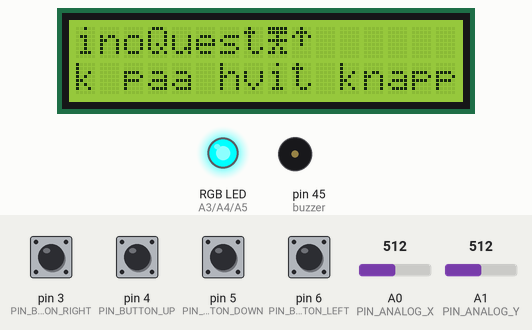
Bench run of a sketch on a simulated Arduino Mega 2560, built with avr-gcc and run on an emulated ATmega2560. Parts: 16×2 character LCD, an RGB LED mixed from three pins (HIGH = lit), buzzer (waves = sounding). Inputs (shaded band) come from the test bench; at power-on: pin 3 (PIN_BUTTON_RIGHT), pin 4 (PIN_BUTTON_UP), pin 5 (PIN_BUTTON_DOWN), pin 6 (PIN_BUTTON_LEFT) HIGH, A0 (PIN_ANALOG_X) = 512, A1 (PIN_ANALOG_Y) = 512. What the sketch prints to the serial monitor is not drawn.

Above: at 1.2 s.
1.3 s: pin 5 (PIN_BUTTON_DOWN) pulled LOW for 0.15 s
At 1.9 s:
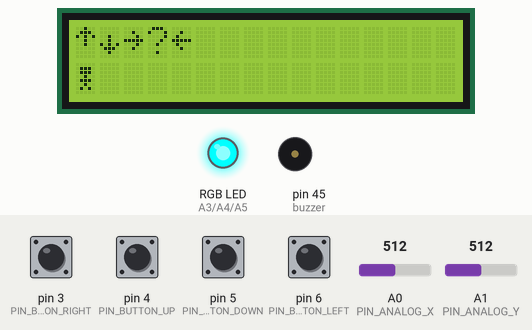
2.9 s: pin 6 (PIN_BUTTON_LEFT) pulled LOW for 0.15 s
At 3.25 s:
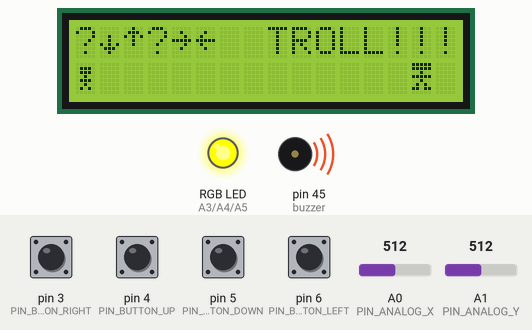
3.6 s: pin 4 (PIN_BUTTON_UP) pulled LOW for 0.15 s
At 3.87 s:
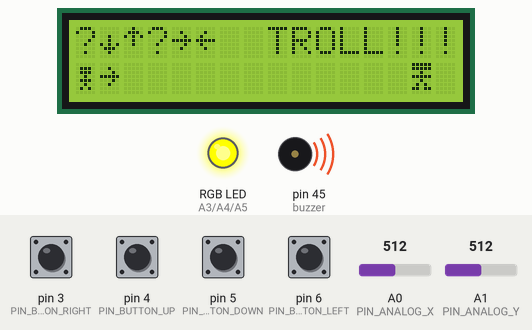
4.3 s: A0 (PIN_ANALOG_X) set to 1010
6.8 s: A1 (PIN_ANALOG_Y) set to 0
9.8 s: A0 (PIN_ANALOG_X) set to 543
11.3 s: A0 (PIN_ANALOG_X) set to 516
At 13.5 s:
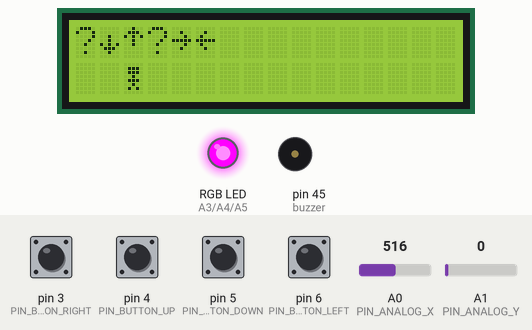
Timing chart, 0 to 14.3 s (numbered marks = the images above; inputs shaded):
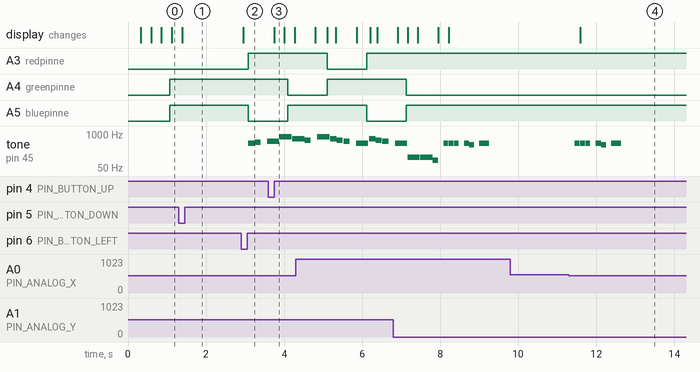

Measured:
- after the input at 1.3 s, A3 (redpinne): stays LOW (without the input it goes to HIGH after 0.78 s); A5 (bluepinne): stays HIGH (without the input it goes to LOW after 0.78 s); tone on pin 45 (buzzer): stops changing and stays silent; the display: changes after 0.08 s (image 1)
- after the input at 2.9 s, A3 (redpinne): LOW → HIGH after 0.18 s; A5 (bluepinne): HIGH → LOW after 0.18 s; tone on pin 45 (buzzer): silent → 440 Hz after 0.18 s, → 494 Hz 0.16 s later, → silent 0.16 s later, → 523 Hz 0.16 s later; the display: changes after 0.06 s (image 2)
- after the input at 3.6 s, the display: changes after 0.15 s (image 3)
- after the input at 9.8 s, every drawn part: stays the same
- after the input at 11.3 s, tone on pin 45 (buzzer): plays 440 Hz for 0.13 s, 440 Hz for 0.13 s, 440 Hz for 0.13 s, 440 Hz for 0.14 s, 392 Hz for 0.13 s, 440 Hz for 0.25 s, starting after 0.15 s; the display: changes after 0.29 s (image 4)

The sketch:

ArduinoQuest.ino
```cpp
#include <LiquidCrystal.h>
#include "pitches.h"

//Lyd
int buzzer = 45; // pinne til piezzo buzzer

unsigned int lydrett[] = {0, NOTE_A4, NOTE_A4, NOTE_A4, NOTE_A4, NOTE_G4, NOTE_A4};
int noteLengder1[] = {16, 8, 8, 8, 4, 8, 4};

unsigned int lydfeil[] = {0, NOTE_D4, NOTE_CS4, NOTE_C4, NOTE_B3, NOTE_AS3};
int noteLengder2[] = {8, 4, 4, 4, 4, 4};

unsigned int lydintro[] = {0, NOTE_A4, NOTE_B4, NOTE_C5, NOTE_G5, NOTE_E5, NOTE_E5, NOTE_D5, NOTE_G5, NOTE_E5, NOTE_D5, NOTE_C5, NOTE_A4, NOTE_E5, NOTE_D5,
                           NOTE_C5, NOTE_A4, NOTE_C3, NOTE_C3, NOTE_G2, NOTE_G2, NOTE_G5, NOTE_E5, NOTE_E5, NOTE_D5, NOTE_G5, NOTE_E5, NOTE_D5, NOTE_G5, NOTE_E5, NOTE_D5, NOTE_C5, NOTE_F5, NOTE_E5, NOTE_D5, NOTE_C5};
int noteLengder3[] = {1, 8, 8, 4, 4, 4, 8, 8, 4, 4, 8, 8, 4, 4, 8, 8, 4, 4, 4, 4, 4, 4, 4, 8, 8, 4, 8, 8, 4, 4, 8, 8, 4, 4, 2, 4};

unsigned long lydTidSist;
unsigned long lydTidStans;

int noteCounter1, noteCounter2, noteCounter3;

enum SpillSang
{
  ingen,
  spillIntro,
  spillRett,
  spillGalt
};

//RGB:
int redpinne = A3;
int greenpinne = A4;
int bluepinne = A5;

enum FargeRGB
{
  TURKIS,
  GUL,
  LILLA,
  OFF
};
unsigned long LedLysTidSistOppdatert;
int fargeTeller = 0;

LiquidCrystal lcd(23, 25, 27, 29, 31, 33);

//JoystickShield:
// Select button is triggered when joystick is pressed
const byte PIN_BUTTON_SELECT = 2;
const byte PIN_BUTTON_RIGHT = 3;
const byte PIN_BUTTON_UP = 4;
const byte PIN_BUTTON_DOWN = 5;
const byte PIN_BUTTON_LEFT = 6;

const byte PIN_ANALOG_X = 0;
const byte PIN_ANALOG_Y = 1;

//Et spørsmål inneholder: Spørsmål, 4 svaralternativer, og et av de rett svar:
//struct Oppgave {
//  char oppgaveTekst[11];
//  const char* valg[4];
//  int rettSvar;
//};

enum Direction
{
  finish = 0,
  right,
  left,
  up,
  down,
  troll,
  spm,
  stille
};

//Karakterene
byte MainCharacter[8] = {
    B00000,
    B01110,
    B01110,
    B00100,
    B01110,
    B00100,
    B01010,
};

byte Troll[8] = {
    B11111,
    B11111,
    B00100,
    B11111,
    B00100,
    B01010,
    B11011,
};

byte Up[8] = {
    B00100,
    B01110,
    B10101,
    B00100,
    B00100,
    B00000,
    B00000,
};

byte Down[8] = {
    B00000,
    B00000,
    B00100,
    B00100,
    B10101,
    B01110,
    B00100,
};

byte Left[8] = {
    B00000,
    B00100,
    B01000,
    B11111,
    B01000,
    B00100,
    B00000,
};

byte Right[8] = {
    B00000,
    B00100,
    B00010,
    B11111,
    B00010,
    B00100,
    B00000,
};

enum Character
{
  rightImg,
  leftImg,
  upImg,
  downImg,
  heroImg,
  trollImg,
  blackImg
};

enum Spilltilstand
{
  neutral,
  tapt,
  vunnet
};

Direction requiredMoves[11] = {up, down, right, troll, left, finish};

//Oppgave o1 = { { "1+1= "}, {"1", "2", "3", "4"}, 1 };
//Oppgave o2 = { {"1+2= "}, {"1", "2", "3", "4"}, 2 };
//Oppgave o3 = { { "1+3= "}, {"1", "2", "3", "4"}, 3 };
//Oppgave o4 = { {"2+2= "}, {"1", "2", "3", "4"}, 3 };
//Oppgave o[] = { o1, o2, o3, o4 };

//Tiden lest nå:
unsigned long lastUpdate;

unsigned long startLesInputTid;

//For troll og spm:
// Tidene i funksjonene resettes hver gang posisjonene økes/skjerm endres?
unsigned long startTrollTid;
unsigned long startPilTid;

//Definisjonen for en tilstand. Inneholder disse verdiene:
struct GameState
{
  bool notStarted;
  bool ChallengeMode;
  int spillfigurPosition;
  int trollPosition;
  int pilPosition;
  SpillSang melodi;
  // spørsmåls array Oppgaver oppgaver[] = {}
  //Retning sier om det er en retning som skal gjøres i arrayen.
  Direction retning;
  Direction Utfordring;
  Spilltilstand tilstand;
  bool whitePressed;
  bool bluePressed;
  bool yellowPressed;
  bool redPressed;
  int x;
  int y;
};

//Spilltilstand blir lagret og hentet herfra:
GameState game = {true, false, 0, 15, 16}; // ingen, stille };

void setup()
{
  //Lager bildene av karakterene:
  lcd.createChar(heroImg, MainCharacter);
  lcd.createChar(trollImg, Troll);
  lcd.createChar(upImg, Up);
  lcd.createChar(downImg, Down);
  lcd.createChar(leftImg, Left);
  lcd.createChar(rightImg, Right);

  lcd.begin(16, 2);
  //For testing til skjerm:
  Serial.begin(9600);

  //RGB-LED:
  pinMode(redpinne, OUTPUT);
  pinMode(greenpinne, OUTPUT);
  pinMode(bluepinne, OUTPUT);

  pinMode(buzzer, OUTPUT);

  lydTidSist = millis();

  noteCounter1 = 0;
  noteCounter2 = 0;
  noteCounter3 = 0;

  LedLysTidSistOppdatert = millis();

  pinMode(PIN_BUTTON_RIGHT, INPUT);
  digitalWrite(PIN_BUTTON_RIGHT, HIGH);

  pinMode(PIN_BUTTON_LEFT, INPUT);
  digitalWrite(PIN_BUTTON_LEFT, HIGH);

  pinMode(PIN_BUTTON_UP, INPUT);
  digitalWrite(PIN_BUTTON_UP, HIGH);

  pinMode(PIN_BUTTON_DOWN, INPUT);
  digitalWrite(PIN_BUTTON_DOWN, HIGH);

  pinMode(PIN_BUTTON_SELECT, INPUT);
  digitalWrite(PIN_BUTTON_SELECT, HIGH);

  lcd.display();
  lcd.clear();
  game.retning = stille;
  game.melodi = spillIntro;

  //Husker denne tiden, som et tall.
  //Slik at man kan finne differansen til den er i rett del av programmet.Gjelder for alle.
  lastUpdate = millis();
  startLesInputTid = millis();
  startPilTid = millis();
  startTrollTid = millis();

  lcd.setCursor(0, 0);
  lcd.println("ArduinoQuest");
  lcd.setCursor(0, 1);
  lcd.println("Trykk paa hvit knapp for aa starte!");
}

void loop()
{

  LesInput();
  GameLogic();
  SpillLyd();
  KontrollerLED();
  DrawScreen();
}

void LesInput()
{
  if (game.tilstand == vunnet || game.tilstand == tapt)
  {
    return;
  }

  unsigned long startLesInputSluttTid = millis();

  Direction maGjores = requiredMoves[game.spillfigurPosition];

  game.x = analogRead(PIN_ANALOG_X);
  game.y = analogRead(PIN_ANALOG_Y);

  Serial.print("x:");
  Serial.println(game.x);

  Serial.print("y:");
  Serial.println(game.y);

  tilstanderForShield();

  if (game.notStarted)
  {
    game.retning = stille;
    game.melodi = spillIntro;
  }
  else
  {
    if (maGjores == troll || maGjores == spm)
    {
      game.ChallengeMode = true;
      game.Utfordring = maGjores;
      game.melodi = spillIntro;
    }
    else if (maGjores == finish)
    {
      game.retning = finish;

      game.ChallengeMode = false;
      game.melodi = spillIntro;

      tilstanderForShield();
    }
  }
}

//Spillets regler
void GameLogic()
{
  if (game.tilstand == vunnet || game.tilstand == tapt)
  {
    return;
  }

  if (game.retning == finish)
  {
    game.tilstand = vunnet;
    game.melodi = spillIntro;
    return;
  }

  if (game.yellowPressed && game.whitePressed == false)
  {
    TestModus();
    game.notStarted = false;
  }

  if (game.notStarted && game.whitePressed)
  {
    game.notStarted = false;
    if (game.retning == stille)
    {
      game.melodi = ingen;
    }
  }
  else if (game.ChallengeMode)
  {
    if (game.Utfordring == troll)
    {
      unsigned long trollPilTidSlutt = millis();
      if (trollPilTidSlutt - startTrollTid > 1000)
      {
        game.trollPosition--;
        startTrollTid = trollPilTidSlutt;
      }
      if (game.bluePressed && game.pilPosition == 16)
      {
        game.pilPosition = game.spillfigurPosition;
      }
      if (game.pilPosition != 16)
      {
        if ((trollPilTidSlutt - startPilTid) > 500)
        {
          game.pilPosition++;
          startPilTid = trollPilTidSlutt;
        }
      }
      // Det er teoretisk mulig at pil og troll kan krysse hverandre om det bare
      // sjekkes på trollPosition == pilPosition
      if (game.trollPosition <= game.pilPosition && game.pilPosition != 16)
      {
        game.trollPosition = 15;
        game.pilPosition = 16;
        game.spillfigurPosition++;
        game.ChallengeMode = false;
        game.melodi = spillRett;
      }
      else if (game.trollPosition == game.spillfigurPosition)
      {
        game.tilstand = tapt;
        game.ChallengeMode = false;
        Serial.println(game.melodi);
      }
    }
    else if (game.Utfordring == spm)
    {
      //Kode for spm her
    }
  }
  else
  {
    if (game.retning == requiredMoves[game.spillfigurPosition])
    {
      game.melodi = spillRett;
      game.spillfigurPosition++;
    }
    else
    {
      if (game.retning != stille)
      {
      }
    }
  }
}

//Tegner skjerm:
void DrawScreen()
{
  unsigned long currentTime = millis();
  // hvis det har gått mer enn 500 ms siden setup() sluttet
  // eller sist DrawScreen() ble kjørt.
  if (currentTime - lastUpdate > 250)
  {
    lcd.setCursor(0, 0);

    if (game.tilstand == vunnet)
    {
      lcd.println("Du har vunnet");
    }
    else if (game.tilstand == tapt)
    {
      lcd.println("Du tapte");
    }
    else
    {

      if (game.notStarted)
      {
        lcd.scrollDisplayLeft();
      }
      else if (game.ChallengeMode)
      {
        lcd.clear();
        if (game.Utfordring == spm)
        {
          lcd.setCursor(0, 0);
        }
        else if (game.Utfordring == troll)
        {
          lcd.setCursor(8, 0);
          lcd.print("TROLL!!!");
          DrawMapAndHero();
        }
      }
      else
      {
        // Vis kart
        lcd.clear();
        DrawMapAndHero();
      }
    }
    lastUpdate = currentTime;
  }
}

// Tegner kartet og figuren:
void DrawMapAndHero()
{
  for (int i = 0; i < 11; i++)
  {
    lcd.setCursor(i, 0);
    if (requiredMoves[i] != finish)
    {
      switch (requiredMoves[i])
      {
      case (right):
        WriteCharacterToScreen(rightImg, i, 0);
        break;
      case (left):
        WriteCharacterToScreen(leftImg, i, 0);
        break;
      case (up):
        WriteCharacterToScreen(upImg, i, 0);
        break;
      case (down):
        WriteCharacterToScreen(downImg, i, 0);
        break;
      default:
        lcd.print("?");
      }
    }
  }
  if (game.ChallengeMode == true && game.Utfordring == troll)
  {
    WriteCharacterToScreen(trollImg, game.trollPosition, 1);
    WriteCharacterToScreen(rightImg, game.pilPosition, 1);
  }
  WriteCharacterToScreen(heroImg, game.spillfigurPosition, 1);
}

void WriteCharacterToScreen(Character figur, int ax, int by)
{
  lcd.setCursor(ax, by);
  lcd.write(byte(figur));
}

void KontrollerLED()
{
  unsigned long ledLysTidNaa = millis();

  if (ledLysTidNaa - LedLysTidSistOppdatert > 1000)
  {
    setStatuslampe(OFF);
    if (game.ChallengeMode || game.notStarted)
    {
      setStatuslampe((FargeRGB)(fargeTeller % 3));
      fargeTeller++;
    }
    else
    {
      setStatuslampe(OFF);
    }
    if (game.retning == requiredMoves[game.spillfigurPosition])
    {
      setStatuslampe(LILLA);
    }
    else
    {
      setStatuslampe(OFF);
    }
    if (game.tilstand == tapt)
    {
      setStatuslampe(GUL);
    }
    else
    {
      setStatuslampe(OFF);
    }
    if (game.tilstand == vunnet)
    {
      setStatuslampe(TURKIS);
    }
    else
    {
      setStatuslampe(OFF);
    }
    LedLysTidSistOppdatert = ledLysTidNaa;
  }
}

//Lysets farger:
void setStatuslampe(FargeRGB lystilstand)
{
  switch (lystilstand)
  {
  case TURKIS:
    analogWrite(redpinne, 0);
    analogWrite(greenpinne, 255); //ikke 0-127 gjelder alle
    analogWrite(bluepinne, 255);
    break;
  case GUL:
    analogWrite(redpinne, 255);
    analogWrite(greenpinne, 230);
    analogWrite(bluepinne, 0);
    break;
  case LILLA:
    analogWrite(redpinne, 230);
    analogWrite(greenpinne, 0);
    analogWrite(bluepinne, 255);
    break;
  case OFF:
    break;
  }
}

void SpillLyd()
{
  unsigned long lydTidNaa = millis();
  if (game.melodi == ingen)
  {
    return;
  }
  else
  {
    if (game.melodi == spillIntro)
    {
      Intro(lydTidNaa);
    }
    if (game.melodi == spillRett)
    {
      LydRett(lydTidNaa);
    }
    if (game.melodi == spillGalt)
    {
      LydFeil(lydTidNaa);
    }
  }
}

void LydRett(unsigned long lydTidNaa)
{
  if (noteCounter1 < 7)
  {
    unsigned long noteVarighet = 1000 / noteLengder1[noteCounter1]; // 1 sek, deles opp i 2,4,8 osv, der 1 sekund representerer helnoten

    if (lydTidNaa - lydTidStans > (noteVarighet * 1.3))
    {
      noTone(buzzer);
    }

    if (lydTidNaa - lydTidSist > noteVarighet)
    {
      tone(buzzer, lydrett[noteCounter1], noteVarighet); // sender lydrett ut på piezo, med riktig takt via PIN11
      lydTidStans = lydTidNaa;
      lydTidSist = lydTidNaa;
      noteCounter1++;
    }
  }
  else
  {
    resattMelodi();
  }
}

void LydFeil(unsigned long lydTidNaa)
{
  if (noteCounter2 < 6)
  {
    unsigned long noteVarighet = 1000 / noteLengder2[noteCounter2]; // 1 sek, deles opp i 2,4,8 osv, der 1 sekund representerer helnoten

    if (lydTidNaa - lydTidStans > (noteVarighet * 1.3))
    {
      noTone(buzzer);
    }

    if (lydTidNaa - lydTidSist > noteVarighet)
    {
      tone(buzzer, lydfeil[noteCounter2], noteVarighet); // sender lydrett ut på piezo, med riktig takt via PIN11
      lydTidStans = lydTidNaa;
      lydTidSist = lydTidNaa;
      noteCounter2++;
    }
  }
  else
  {
    resattMelodi();
  }
}

void Intro(unsigned long lydTidNaa)
{
  if (noteCounter3 < 36)
  {
    unsigned long noteVarighet = 1250 / noteLengder3[noteCounter3]; // 1 sek, deles opp i 2,4,8 osv, der 1 sekund representerer helnoten

    if (noteCounter3 != 0 && lydTidNaa - lydTidStans > (noteVarighet * 1.3))
    {
      noTone(buzzer);
    }

    if (lydTidNaa - lydTidSist > noteVarighet)
    {
      tone(buzzer, lydintro[noteCounter3], noteVarighet); // sender lydrett ut på piezo, med riktig takt via PIN11
      lydTidStans = lydTidNaa;
      lydTidSist = lydTidNaa;
      noteCounter3++;
    }
  }
  else
  {
    resattMelodi();
  }
}

// Melodien spiller hver gang man kaller de forskjellige melodifunksjonene.
void resattMelodi()
{
  noteCounter1 = 0;
  noteCounter2 = 0;
  noteCounter3 = 0;
  game.melodi = ingen;
}

void tilstanderForShield()
{
  //Bygger tilstand.
  if (digitalRead(PIN_BUTTON_UP) == LOW)
  {
    game.bluePressed = true;
  }
  else
  {
    game.bluePressed = false;
  }
  if (digitalRead(PIN_BUTTON_LEFT) == LOW)
  {
    game.yellowPressed = true;
  }
  else
  {
    game.yellowPressed = false;
  }
  if (digitalRead(PIN_BUTTON_DOWN) == LOW)
  {
    game.whitePressed = true;
  }
  else
  {
    game.whitePressed = false;
  }
  if (digitalRead(PIN_BUTTON_RIGHT) == LOW)
  {
    game.redPressed = true;
  }
  else
  {
    game.redPressed = false;
  }

  if (game.x < 500 || game.x > 530)
  {
    if (game.x > 530)
    {
      game.retning = right;
    }
    else
    {
      game.retning = left;
    }
  }
  else if (game.y < 500 || game.y > 530)
  {
    if (game.y > 530)
    {
      game.retning = up;
    }
    else
    {
      game.retning = down;
    }
  }
}

void TestModus()
{
  requiredMoves[0] = troll;
  requiredMoves[1] = down;
  requiredMoves[2] = up;
  requiredMoves[3] = troll;
  requiredMoves[4] = right;
  requiredMoves[5] = left;
}
```

pitches.h
```cpp
#define NOTE_B0  31
#define NOTE_C1  33
#define NOTE_CS1 35
#define NOTE_D1  37
#define NOTE_DS1 39
#define NOTE_E1  41
#define NOTE_F1  44
#define NOTE_FS1 46
#define NOTE_G1  49
#define NOTE_GS1 52
#define NOTE_A1  55
#define NOTE_AS1 58
#define NOTE_B1  62
#define NOTE_C2  65
#define NOTE_CS2 69
#define NOTE_D2  73
#define NOTE_DS2 78
#define NOTE_E2  82
#define NOTE_F2  87
#define NOTE_FS2 93
#define NOTE_G2  98
#define NOTE_GS2 104
#define NOTE_A2  110
#define NOTE_AS2 117
#define NOTE_B2  123
#define NOTE_C3  131
#define NOTE_CS3 139
#define NOTE_D3  147
#define NOTE_DS3 156
#define NOTE_E3  165
#define NOTE_F3  175
#define NOTE_FS3 185
#define NOTE_G3  196
#define NOTE_GS3 208
#define NOTE_A3  220
#define NOTE_AS3 233
#define NOTE_B3 247
#define NOTE_C4 262
#define NOTE_CS4 277
#define NOTE_D4 294
#define NOTE_DS4 311
#define NOTE_E4  330
#define NOTE_F4  349
#define NOTE_FS4 370
#define NOTE_G4  392
#define NOTE_GS4 415
#define NOTE_A4  440
#define NOTE_AS4 466
#define NOTE_B4  494
#define NOTE_C5  523
#define NOTE_CS5 554
#define NOTE_D5  587
#define NOTE_DS5 622
#define NOTE_E5  659
#define NOTE_F5  698
#define NOTE_FS5 740
#define NOTE_G5  784
#define NOTE_GS5 831
#define NOTE_A5 880
#define NOTE_AS5 932
#define NOTE_B5 988
#define NOTE_C6 1047
#define NOTE_CS6 1109
#define NOTE_D6 1175
#define NOTE_DS6 1245
#define NOTE_E6  1319
#define NOTE_F6  1397
#define NOTE_FS6 1480
#define NOTE_G6  1568
#define NOTE_GS6 1661
#define NOTE_A6  1760
#define NOTE_AS6 1865
#define NOTE_B6  1976
#define NOTE_C7  2093
#define NOTE_CS7 2217
#define NOTE_D7  2349
#define NOTE_DS7 2489
#define NOTE_E7  2637
#define NOTE_F7  2794
#define NOTE_FS7 2960
#define NOTE_G7  3136
#define NOTE_GS7 3322
#define NOTE_A7  3520
#define NOTE_AS7 3729
#define NOTE_B7  3951
#define NOTE_C8  4186
#define NOTE_CS8 4435
#define NOTE_D8  4699
#define NOTE_DS8 4978
```
